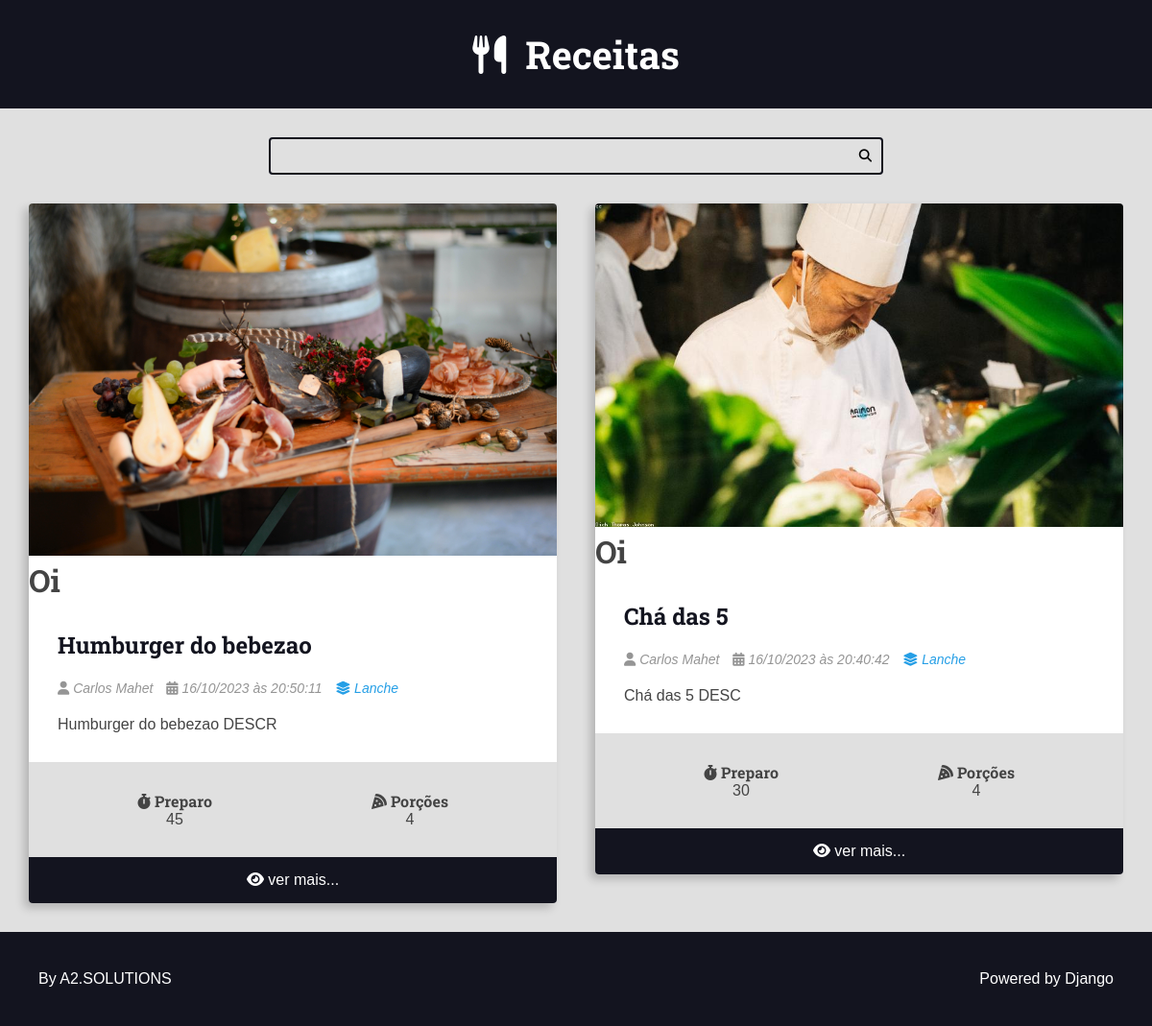
The page /recipes/category4/ on the database its author committed.
### recipes/models.py (models this page shows, shortened)
class Recipe(models.Model):
    title = models.CharField(max_length=65)
    description = models.CharField(max_length=165)
    slug = models.SlugField()
    preparation_time = models.IntegerField()
    preparation_time_unit = models.CharField(max_length=65)
    servings = models.IntegerField()
    servings_unit = models.CharField(max_length=65)
    preparation_steps = models.TextField()
    preparation_steps_is_html = models.BooleanField(default=False)
    created_at = models.DateTimeField(auto_now_add=True)
    updated_at = models.DateTimeField(auto_now=True)
    is_published = models.BooleanField(default=False)
    cover = models.ImageField(upload_to='recipes/covers/%Y/%m/%d/', blank=True, default='')
    category = models.ForeignKey(
        Category, on_delete=models.SET_NULL, null=True
        )
    author = models.ForeignKey(
        User, on_delete=models.SET_NULL, null=True
        )

class Category(models.Model):
    name = models.CharField(max_length=65)

### recipes/views.py (the view)
# urls.py: path('recipes/category<int:category_id>/', views.category, name="category"),
def category(request, category_id):
    recipes = Recipe.objects.filter(
        category__id=category_id
        ).order_by('-id')
    return render(request, 'recipes/pages/home.html', context={
        'recipes': recipes,
    })

### recipes/templates/recipes/pages/home.html (shortened to what this page needs)
{% extends 'global/base.html' %}
{% block content %}
<div class="main-content main-content-list container">
    {% for recipe in recipes %}
    {% include 'recipes/partials/recipe.html' %}
    {% endfor %}
</div>
{% endblock content %}

### recipes/templates/recipes/partials/recipe.html (shortened to what this page needs)
<div class="recipe recipe-list-item">
    {% if recipe.cover %}
        <div class="recipe-cover">
            <a href="{% url 'recipes:recipe' recipe.id %}">
                <img src="{{ recipe.cover.url }}" alt="Temporário">
            </a>
        </div>
    {% endif %}
    <h1>Oi</h1>
    <div class="recipe-title-container">
        <h2 class="recipe-title">
            <a href="{% url 'recipes:recipe' recipe.id %}">
                {{ recipe.title }}
            </a>
        </h2>
    </div>
    <div class="recipe-author">
        <span class="recipe-author-item">
            <i class="fas fa-user"></i>
            {% if recipe.author.first_name %}
                {{ recipe.author.first_name }} {{ recipe.author.last_name }}
            {% else %}
                {{ recipe.author.username }}
            {% endif %}
        </span>
        <span class="recipe-author-item">
            <i class="fas fa-calendar-alt"></i>
            {{ recipe.created_at|date:"d/m/Y" }} às {{ recipe.created_at|date:"H:i:s" }}
        </span>
        <span class="recipe-author-item">
            <a href="{% url 'recipes:category' recipe.category.id %}">
                <i class="fas fa-layer-group"></i>
                <span>{{ recipe.category.name }}</span>
            </a>
        </span>
    </div>
    <div class="recipe-content">
        <p>{{ recipe.description }}</p>
    </div>
    <div class="recipe-meta-container">
        <div class="recipe-meta recipe-preparation">
            <h3 class="recipe-meta-title"><i class="fas fa-stopwatch"></i> Preparo</h3>
            <div class="recipe-meta-text">
                {{ recipe.preparation_time }} {{ recipe.preparation_time_units }}
            </div>
        </div>
        <div class="recipe-meta recipe-servings">
            <h3 class="recipe-meta-title"><i class="fas fa-pizza-slice"></i> Porções</h3>
            <div class="recipe-meta-text">
                {{ recipe.servings }} {{ recipe.servings_units }}
            </div>
        </div>
    </div>
    {% if is_detail_page is not True %}
        <footer class="recipe-footer">
            <a class="recipe-read-more button button-dark button-full-width" href="{% url 'recipes:recipe' recipe.id %}">
                <i class="fas fa-eye"></i>
                <span>ver mais...</span>
            </a>
        </footer>
    {% endif %}
</div>

### recipes/static/recipes/css/style.css (style rules this page uses)
:root { --color-primary: #269fe6; --color-primary-hover: #2086c2; --color-primary-dark: #13141f; --color-primary-dark-hover: #212336; --color-primary-light: #d4ecfa; --color-primary-light-hover: #bdd8e7; --color-white: #fff; --color-black: #000; --color-dark-text: #444; --color-info-light: #cce5ff; --color-debug-light: #cce5ff; --color-success-light: #d4edda; --color-alert-light: #fff3cd; --color-warning-light: #fff3cd; --color-error-light: #f8d7da; --color-info-dark: #4d86c4; --color-debug-dark: #4d86c4; --color-success-dark: #4a9c5d; --color-alert-dark: #927f40; --color-warning-dark: #927f40; --color-error-dark: #da525d; --color-gray-0: #f9f9f9; --color-gray-1: #e0e0e0; --color-gray-2: #c7c7c7; --color-gray-3: #aeaeae; --color-gray-4: #959595; --color-gray-5: #7d7d7d; --color-gray-6: #646464; --color-gray-7: #4b4b4b; --color-gray-8: #323232; --color-gray-9: #191919; --font-primary: sans-serif; --font-headings: 'Roboto Slab', serif; --spacing-gutter-medium: 3rem; --spacing-gutter-large: 4rem; }
* { padding: 0; margin: 0; box-sizing: border-box; }
html { font-size: 62.5%; }
body { font-size: 1.6rem; font-family: var(--font-primary); background: var(--color-gray-1); color: var(--color-dark-text); }
h1, h2, h3, h4, h5, h6 { font-family: var(--font-headings); }
.container { max-width: 144rem; margin: 0 auto; padding: var(--spacing-gutter-medium); }
.main-content { padding-top: 0; }
.main-content-list { display: grid; grid-template-columns: repeat(auto-fit, minmax(340px, 1fr)); gap: var(--spacing-gutter-large); }
.recipe { background: var(--color-white); box-shadow: -5px 5px 10px rgba(0, 0, 0, 0.2); transform: scale(1); transition: all 300ms ease-in-out; border-radius: 0.4rem; overflow: hidden; }
.recipe img { max-width: 100%; }
.recipe-list-item { max-width: 64rem; height: fit-content; }
.recipe-title-container { padding: var(--spacing-gutter-medium); padding-bottom: 2rem; }
.recipe-title-container a { text-decoration: none; color: var(--color-primary-dark); }
.recipe-author { padding: 0 var(--spacing-gutter-medium); }
.recipe-content { padding: var(--spacing-gutter-medium); padding-top: 2rem; }
.recipe-author-item { color: var(--color-gray-4); margin-right: 1rem; font-style: italic; font-size: 1.4rem; }
.recipe-author a { color: var(--color-primary); transition: all 300ms ease-in-out; text-decoration: none; }
.recipe-meta-container { display: flex; flex-flow: row wrap; padding: var(--spacing-gutter-medium); background: var(--color-gray-1); }
.recipe-meta { display: flex; flex-flow: column nowrap; flex-shrink: 1; flex-grow: 1; text-align: center; }
.recipe-meta-title { font-size: 1.6rem; }
.recipe-footer a { background: var(--color-primary-dark); display: block; color: var(--color-white); text-decoration: none; text-align: center; padding: 1.5rem var(--spacing-gutter-medium); transition: all 300ms ease-in-out; }

### rows shown on the page
Recipe: cover (picture), title "Humburger do bebezao", author.first_name "Carlos", author.last_name "Mahet", created_at "16/10/2023", created_at "20:50:11", category.name "Lanche", description "Humburger do bebezao DESCR", preparation_time "45", servings "4"
Recipe: cover (picture), title "Chá das 5", author.first_name "Carlos", author.last_name "Mahet", created_at "16/10/2023", created_at "20:40:42", category.name "Lanche", description "Chá das 5 DESC", preparation_time "30", servings "4"
